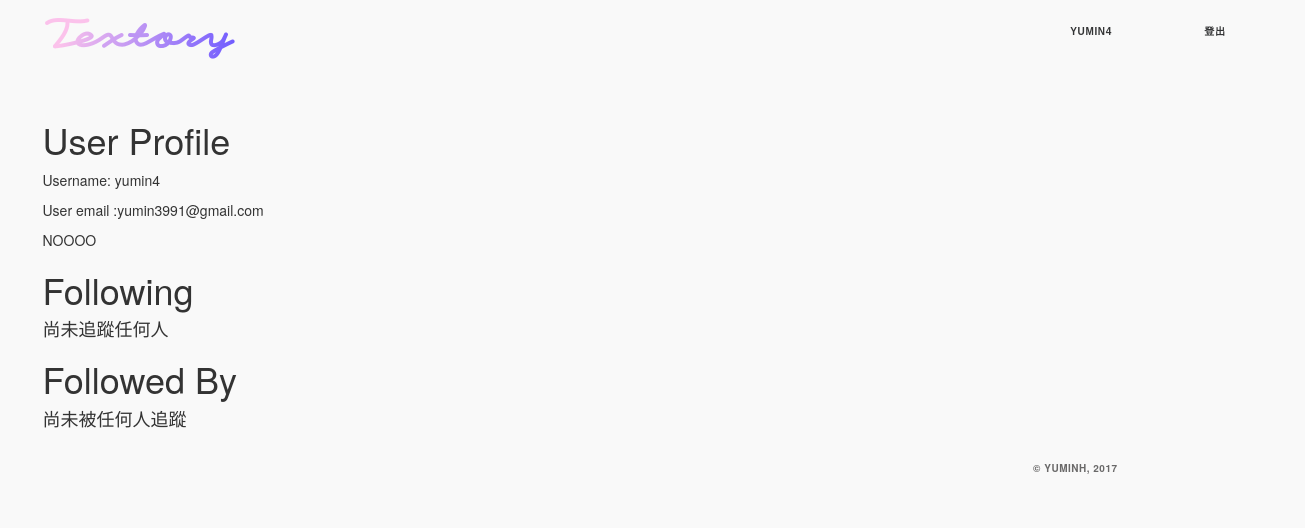
Page /account/7/ on the earlier database version.
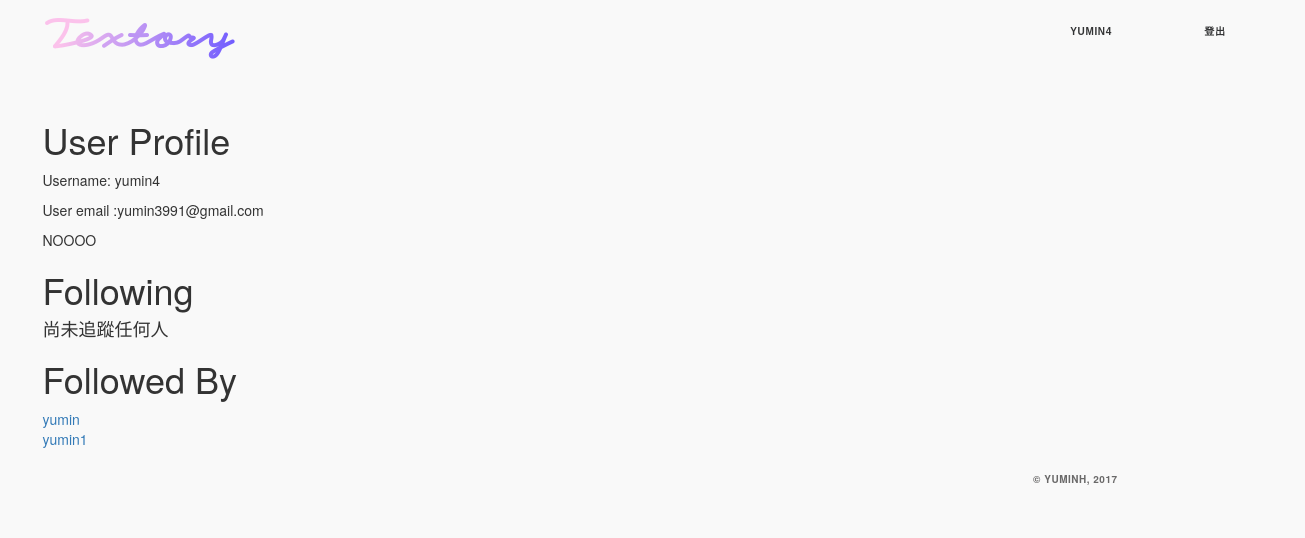
Same page on the later database version.
### account/models.py (models this page shows, shortened)
class UserProfile(models.Model):
    user    =models.OneToOneField(settings.AUTH_USER_MODEL, related_name='profile')
    following = models.ManyToManyField(settings.AUTH_USER_MODEL, blank=True, related_name='followed_by')

### account/views.py (the view)
# urls.py: url(r'^(?P<pk>\d+)/$', UserDetailView.as_view(), name='detail'),
class UserDetailView(DetailView):
    model = Story
    template_name = 'account/user_detail.html'
    queryset = User.objects.all()

### account/templates/account/user_detail.html (shortened to what this page needs)
{% extends 'base.html' %}
{% load staticfiles %}
{% block body %}
<div class="container">
    <h1>User Profile</h1>
    <p>Username: {{ user }}</p>
    <p>User email :{{ user.email }}</p>
    {% if storys %}
      {% for story in storys %}
        {{ story.story_sb_name }}
      {% endfor %}
    {% else %}
      NOOOO
    {% endif %}
    <h1>Following</h1>
    {% for user in user.profile.following.all %}
    <a href='/profiles/{{ user.id }}'>{{ user.username }}</a><br>
    {% empty %}
    <h4>尚未追蹤任何人</h4>
    {% endfor %}
    <h1>Followed By</h1>
    {% for profile in user.followed_by.all %}
    <a href='/profiles/{{ user.id }}'>{{ profile.user.username }}</a><br>
    {% empty %}
    <h4>尚未被任何人追蹤</h4>
    {% endfor %}
</div>
{% endblock %}

Differences in the rows shown:
added UserProfile: user.username "yumin"
added UserProfile: user.username "yumin1"
Other differences:
text no longer shown: "尚未被任何人追蹤"
